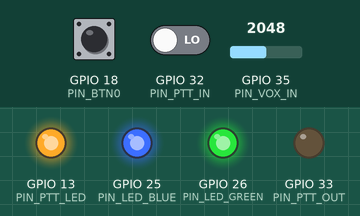
This sketch was run on a simulated ESP32. Parts: output pins drawn as LEDs (lit = HIGH). Inputs (shaded band) come from the test bench; at power-on: GPIO 18 (PIN_BTN0) LOW, GPIO 32 (PIN_PTT_IN) LOW, GPIO 35 (PIN_VOX_IN) = 2048. Pins used as bus, display or sensor lines are not drawn; what the sketch prints to the serial monitor is not drawn.

Above: at 1.2 s.
1.3 s: GPIO 18 (PIN_BTN0) pulled HIGH for 0.15 s
At 1.37 s:
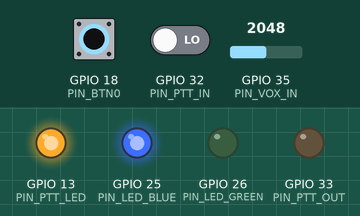
2.9 s: GPIO 32 (PIN_PTT_IN) driven HIGH
At 3.9 s:
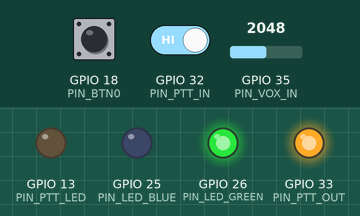
4.4 s: GPIO 18 (PIN_BTN0) pulled HIGH for 1 s
At 5.0 s:
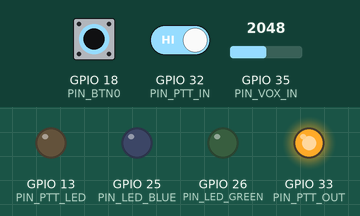
8.4 s: GPIO 18 (PIN_BTN0) pulled HIGH for 3.2 s
At 12.8 s:
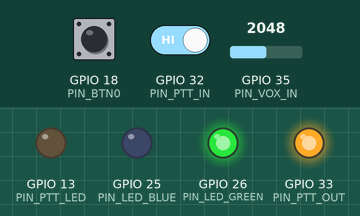
13.1 s: GPIO 32 (PIN_PTT_IN) driven LOW
At 14.1 s:
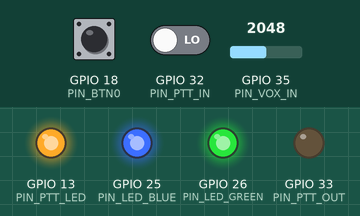
Timing chart, 0 to 15.6 s (numbered marks = the images above; inputs shaded):
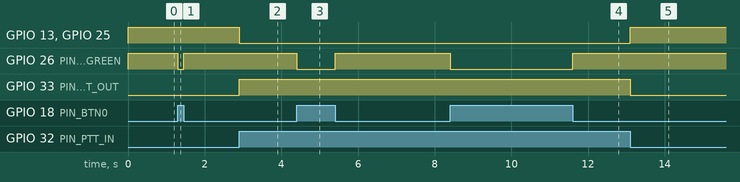

Measured:
- after the input at 1.3 s, GPIO 26 (PIN_LED_GREEN): HIGH → LOW at once, → HIGH 0.15 s later
- after the input at 2.9 s, GPIO 13 (PIN_PTT_LED), GPIO 25 (PIN_LED_BLUE): HIGH → LOW at once; GPIO 33 (PIN_PTT_OUT): LOW → HIGH at once
- after the input at 4.4 s, GPIO 26 (PIN_LED_GREEN): HIGH → LOW at once, → HIGH 1.0 s later
- after the input at 8.4 s, GPIO 26 (PIN_LED_GREEN): HIGH → LOW at once, → HIGH 3.2 s later
- after the input at 13.1 s, GPIO 13 (PIN_PTT_LED), GPIO 25 (PIN_LED_BLUE): LOW → HIGH at once; GPIO 33 (PIN_PTT_OUT): HIGH → LOW at once

The sketch:

test-firmware.ino
```cpp
// (licence header left out)
#define ESP32 // TEENSY

#include "pins.h"

ulong result = 0;
ulong counter = 0;

void setup() {
  // Open serial communications and wait for port to open:
  SERIAL_DBG.begin(115200);

  #ifdef ESP32
    // https://quadmeup.com/arduino-esp32-and-3-hardware-serial-ports/
    SERIAL_BT.begin(115200, SERIAL_8N1, PIN_WT32_RX, PIN_WT32_TX);
  #endif
  #ifdef TEENSY
    SERIAL_BT.begin(115200);
    while (!SERIAL_DBG) {
      // wait for serial port to connect. Needed for native USB port only
    }
  #endif

  SERIAL_DBG.println("bt-trx Hardware Test");
  pinMode(PIN_WT32_RESET, OUTPUT);
  pinMode(PIN_LED_BLUE, OUTPUT);
  pinMode(PIN_LED_GREEN, OUTPUT);
  pinMode(PIN_BTN0, INPUT);
  pinMode(PIN_PTT_IN, INPUT);
  pinMode(PIN_PTT_OUT, OUTPUT);
  pinMode(PIN_PTT_LED, OUTPUT);
  pinMode(PIN_HW_VER, INPUT);
  pinMode(PIN_VOX_IN, INPUT);

  digitalWrite(PIN_LED_GREEN, LOW);
  digitalWrite(PIN_LED_BLUE, LOW);
  digitalWrite(PIN_PTT_LED, LOW);
  digitalWrite(PIN_PTT_OUT, HIGH);

  // Get WT32i out of reset
  digitalWrite(PIN_WT32_RESET, HIGH);

  analogSetPinAttenuation(PIN_VOX_IN, ADC_0db);
}

void loop() { // run over and over
  // Pipe serial data from/to WT32i to USB Serial
  if (SERIAL_BT.available()) {
    SERIAL_DBG.write(SERIAL_BT.read());
  }
  if (SERIAL_DBG.available()) {
    SERIAL_BT.write(SERIAL_DBG.read());
  }

  result += analogRead(PIN_VOX_IN);
  counter += 1;
  if(counter == 30000) {
    SERIAL_DBG.print("HW_VER: ");
    SERIAL_DBG.print(analogRead(PIN_HW_VER));
    SERIAL_DBG.print("\tVOX_IN: ");
    SERIAL_DBG.println(result/counter);

    counter = 0;
    result = 0;
    }

  if (digitalRead(PIN_BTN0)) {
    digitalWrite(PIN_LED_GREEN, LOW);
  } else {
    digitalWrite(PIN_LED_GREEN, HIGH);
  }

  // If PTT is pressed, light up blue LED and control PTT out accordingly
  if (digitalRead(PIN_PTT_IN)) {
    digitalWrite(PIN_LED_BLUE, LOW);
    digitalWrite(PIN_PTT_LED, LOW);
    digitalWrite(PIN_PTT_OUT, HIGH);
  } else {
    digitalWrite(PIN_LED_BLUE, HIGH);
    digitalWrite(PIN_PTT_LED, HIGH);
    digitalWrite(PIN_PTT_OUT, LOW);
  }
}
```

pins.h
```cpp
// (licence header left out)
#ifdef ESP32 // Board: "NodeMCU ESP32-DevKitC-32D"
  #define PIN_WT32_RESET 4   // Active Low
  #define PIN_LED_BLUE 25    // Active High
  #define PIN_LED_GREEN 26   // Active High
  #define PIN_BTN0 18        // Active Low
  #define PIN_PTT_IN 32      // Active Low
  #define PIN_PTT_OUT 33     // Active Low
  #define PIN_PTT_LED 13     // Active High
  #define PIN_WT32_RX 16     // Serial2 Rx
  #define PIN_WT32_TX 17     // Serial2 Tx
  #define PIN_HW_VER 34      // ADC1 CH6
  #define PIN_VOX_IN 35      // ADC1 CH7

  #define SERIAL_DBG Serial
  #define SERIAL_BT Serial2
#endif
#ifdef TEENSY // Board: "Teensy 3.2 / 3.1"
  #define PIN_WT32_RESET 13 // Active Low
  #define PIN_LED_BLUE 3    // Active High
  #define PIN_LED_GREEN 4   // Active High
  #define PIN_BTN0 23       // Active Low
  #define PIN_PTT_IN 5      // Active Low
  #define PIN_PTT_OUT 6     // Active Low

  #define SERIAL_DBG Serial
  #define SERIAL_BT Serial3
#endif
```
